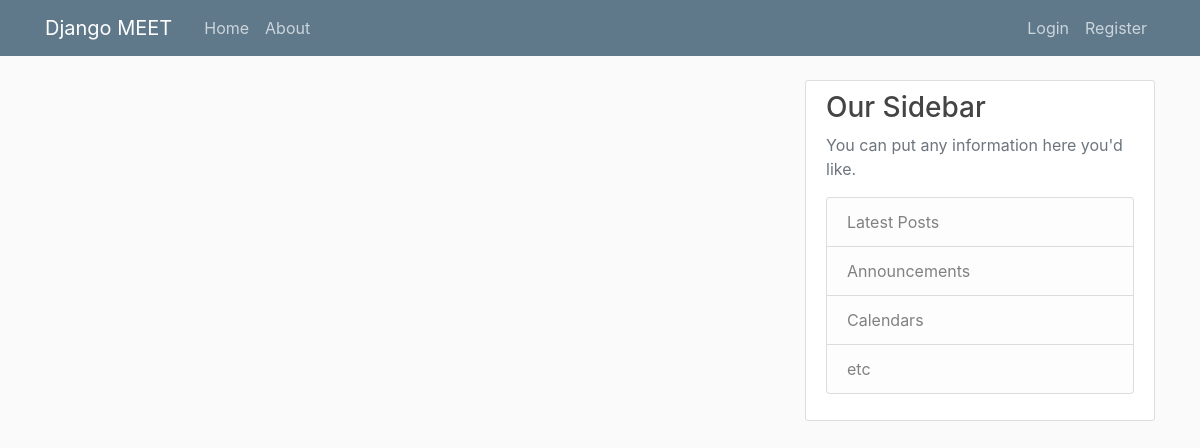
The app's page /chat/, older data.
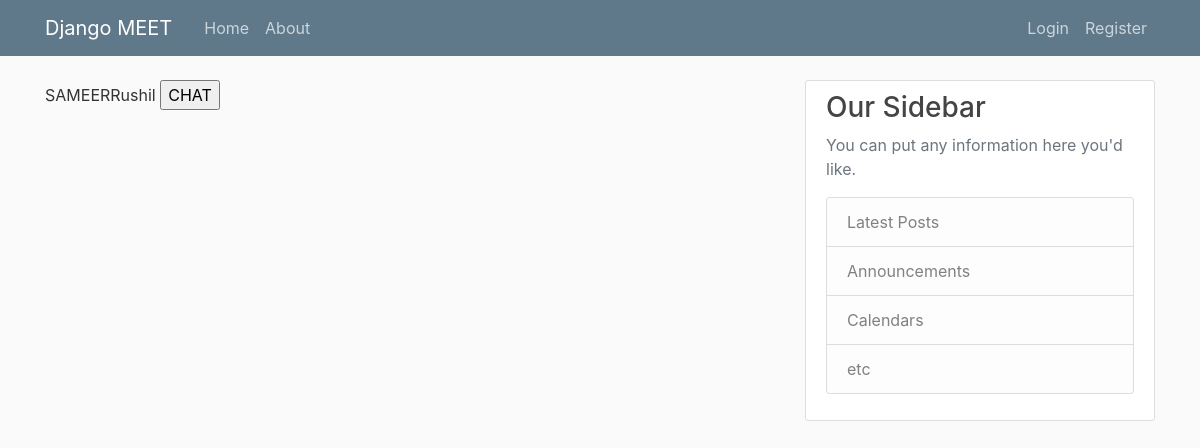
The same page, newer data.
### meet/models.py (models this page shows)
class Room(models.Model):
    name = models.CharField(max_length=1000)

### meet/views.py (the view)
# urls.py: path('chat/',views.chat,name= 'chat'),
def chat(request):
    rooms = {
        'name': Room.objects.all()
    }
    return render (request,'meet/chats.html', rooms )

### meet/templates/meet/chats.html (shortened to what this page needs)
{% extends 'meet/base.html' %}
{% block content %}
    {% for room in name %}
    <div>
        <form id="post-form" method="POST" action="room">
            <label>{{ room.name }}</label>
            <input type="submit" value="CHAT">
        </form>
    </div>
    {% endfor %}
{% endblock content %}

### meet/templates/meet/base.html (shortened to what this page needs)
{% load static %}
<!DOCTYPE html>
<html lang="en">
<head>
      <link rel="stylesheet" href="https://cdn.jsdelivr.net/npm/bootstrap@4.0.0/dist/css/bootstrap.min.css">
      <link rel="stylesheet" type="text/css" href="{% static 'meet/main.css' %}">
</head>
<body>
<header class="site-header">
  <nav class="navbar navbar-expand-md navbar-dark bg-steel fixed-top">
    <div class="container">
      <a class="navbar-brand mr-4" href="{% url 'meet-home' %}">Django MEET</a>
      <div class="collapse navbar-collapse" id="navbarToggle">
        <div class="navbar-nav mr-auto">
          <a class="nav-item nav-link" href="{% url 'meet-home' %}">Home</a>
          <a class="nav-item nav-link" href="{% url 'meet-about' %}">About</a>
        </div>
        <div class="navbar-nav">
          {% if user.is_authenticated %}
            <a class="nav-item nav-link" href="{% url 'logout' %}">Log Out</a>
            <a class="nav-item nav-link" href="{% url 'profile' %}">Profile</a>
            <a class="nav-item nav-link" href="{% url 'profile-block' %}">BLOCKED</a>
          {% else %}
            <a class="nav-item nav-link" href="{% url 'login' %}">Login</a>
            <a class="nav-item nav-link" href="{% url 'register' %}">Register</a>
          {% endif %}
        </div>
      </div>
    </div>
  </nav>
</header>
<main role="main" class="container">
  <div class="row">
    <div class="col-md-8">
      {% block content %}{% endblock %}
    </div>
    <div class="col-md-4">
      <div class="content-section">
        <h3>Our Sidebar</h3>
        <p class='text-muted'>You can put any information here you'd like.
          <ul class="list-group">
            <li class="list-group-item list-group-item-light">Latest Posts</li>
            <li class="list-group-item list-group-item-light">Announcements</li>
            <li class="list-group-item list-group-item-light">Calendars</li>
            <li class="list-group-item list-group-item-light">etc</li>
          </ul>
        </p>
      </div>
    </div>
  </div>
</main>
</body>
</html>

### meet/static/meet/main.css (style rules this page uses)
body { background: #fafafa; color: #333333; margin-top: 5rem; }
h1, h2, h3, h4, h5, h6 { color: #444444; }
ul { margin: 0; }
.bg-steel { background-color: #5f788a; }
.site-header .navbar-nav .nav-link { color: #cbd5db; }
.content-section { background: #ffffff; padding: 10px 20px; border: 1px solid #dddddd; border-radius: 3px; margin-bottom: 20px; }

Row changes from the older to the newer data that the page shows:
added Room: name "SAMEERRushil"
